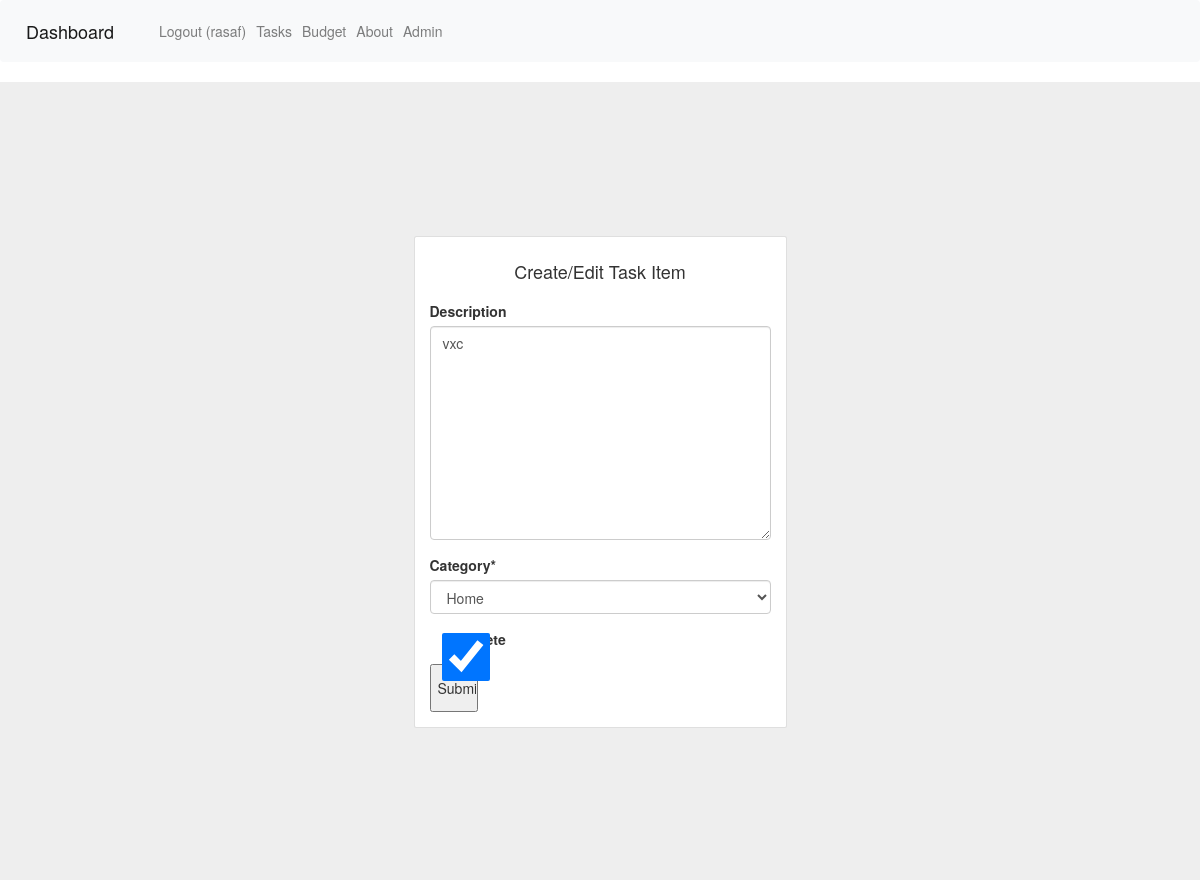
The app's page /tasks/task-update/36/ (signed in) with its own data.
### tasks/models.py (models this page shows)
class Task(models.Model):
	user = models.ForeignKey(User, on_delete=models.CASCADE, null=True, blank=True)
	description = models.TextField(null=True, blank=True)
	complete = models.BooleanField(default=False)
	category = models.ForeignKey(TaskCategory, on_delete=models.CASCADE, null=True)
	created = models.DateTimeField(auto_now_add=True)
	class Meta:
		ordering = ['complete']

class TaskCategory(models.Model):
	category = models.CharField(max_length=128, null=True,unique=True)
	def __str__(self):
		return self.category

### tasks/views.py (the view)
# urls.py: path('tasks/task-update/<int:pk>/', TaskUpdate.as_view(), name='task-update'),
class TaskUpdate(UpdateView):
	model = Task
	fields = ['description', 'category', 'complete']
	template_name = "tasks_temp/task_create.html"
	success_url = reverse_lazy('tasks')

### templates/tasks_temp/task_create.html (shortened to what this page needs)
<!DOCTYPE html>
<html>
  <head>
    {% include "bootstrap.html" %}
    {%load static %}
    {% load crispy_forms_tags %}
    {% include "navigation.html" %}
  </head>
    <section class="vh-100" style="background-color: #eee;">
      <div class="container py-5 h-100">
        <div class="row d-flex justify-content-center align-items-center h-100">
            <div class="card rounded-3">
              <div class="card-body p-4">
               <h4 class="text-center my-3 pb-3"> Create/Edit Task Item</h4>
               	<form method="POST" action="">
				        {{form|crispy}}
				<input type="submit" value="Submit">
				</form>
			   </div>
		    </div>
		  </div>
      </div>
  </section>
</html>

### templates/navigation.html
<nav class="navbar navbar-expand-lg navbar-light bg-light">
  <a class="navbar-brand" href="/">Dashboard</a>
  <div class="collapse navbar-collapse" id="navbarSupportedContent">
    <ul class="navbar-nav mr-auto">
      {% if user.is_authenticated %}
       <li>
        <a class="nav-link" href="/logout/">Logout ({{user.username}})</a>
      </li>
      <li class="nav-item">
        <a class="nav-link" href="{% url 'tasks' %}">Tasks</a>
      </li>
      <li class="nav-item">
        <a class="nav-link" href="{% url 'budgets' %}">Budget</a>
      </li>
      <li class="nav-item">
        {% endif %}
        <a class="nav-link" href="{% url 'index1' %}">About</a>
      </li>
      <li class="nav-item">
        <a class="nav-link" href="/admin" target="_blank">Admin</a>
      </li>
  </div>
</nav>

### static/CSS/todo_style.css (style rules this page uses)
input { text-align: center; width: 48px; height: 48px; font-size: 24px; }

### records on screen
Task: description "vxc", complete "☑"
TaskCategory: category "Home"

### other values on screen
{{ user.username }} "rasaf"
